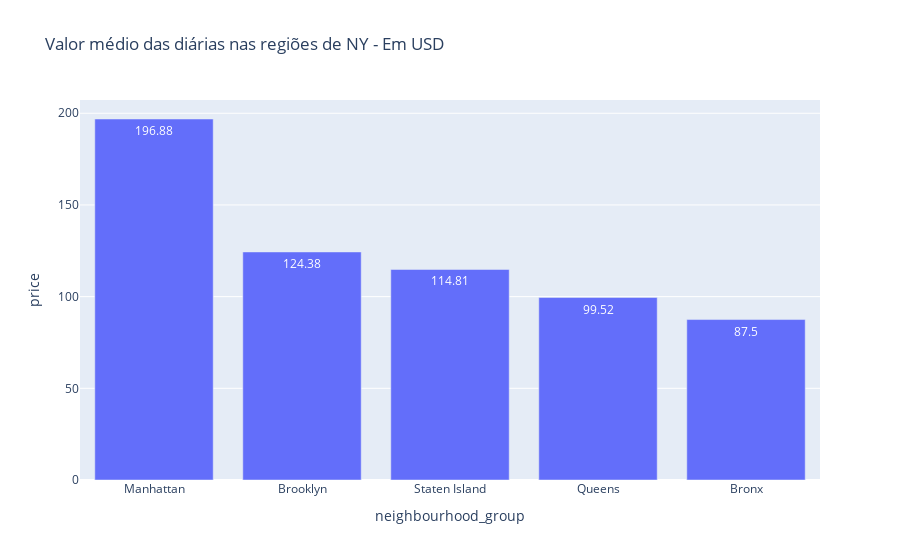

The notebook cell this image was saved under:
### Markdown cell above
## 17.  Desenhe um gráfico de barras, mostrando a média de aluguel diária de cada região.

### Code cell
mean_price_data = round(df1[['neighbourhood_group', 'price']].groupby(['neighbourhood_group']).mean(),2).sort_values('price', ascending=False).reset_index()

px.bar(mean_price_data, x = 'neighbourhood_group', y = 'price', text_auto=True, title = 'Valor médio das diárias nas regiões de NY - Em USD')

### Figure 1 — Plotly figure (JSON) as saved in the notebook; plotly's stock layout.template omitted (floating-point values rounded to 4 significant figures)
{"data": [{"alignmentgroup": "True", "hovertemplate": "neighbourhood_group=%{x}<br>price=%{y}<extra></extra>", "legendgroup": "", "marker": {"color": "#636efa", "pattern": {"shape": ""}}, "name": "", "offsetgroup": "", "orientation": "v", "showlegend": false, "textposition": "auto", "texttemplate": "%{y}", "type": "bar", "x": ["Manhattan", "Brooklyn", "Staten Island", "Queens", "Bronx"], "xaxis": "x", "y": [196.9, 124.4, 114.8, 99.52, 87.5], "yaxis": "y"}], "layout": {"barmode": "relative", "legend": {"tracegroupgap": 0}, "title": {"text": "Valor médio das diárias nas regiões de NY - Em USD"}, "xaxis": {"anchor": "y", "domain": [0, 1], "title": {"text": "neighbourhood_group"}}, "yaxis": {"anchor": "x", "domain": [0, 1], "title": {"text": "price"}}}}
